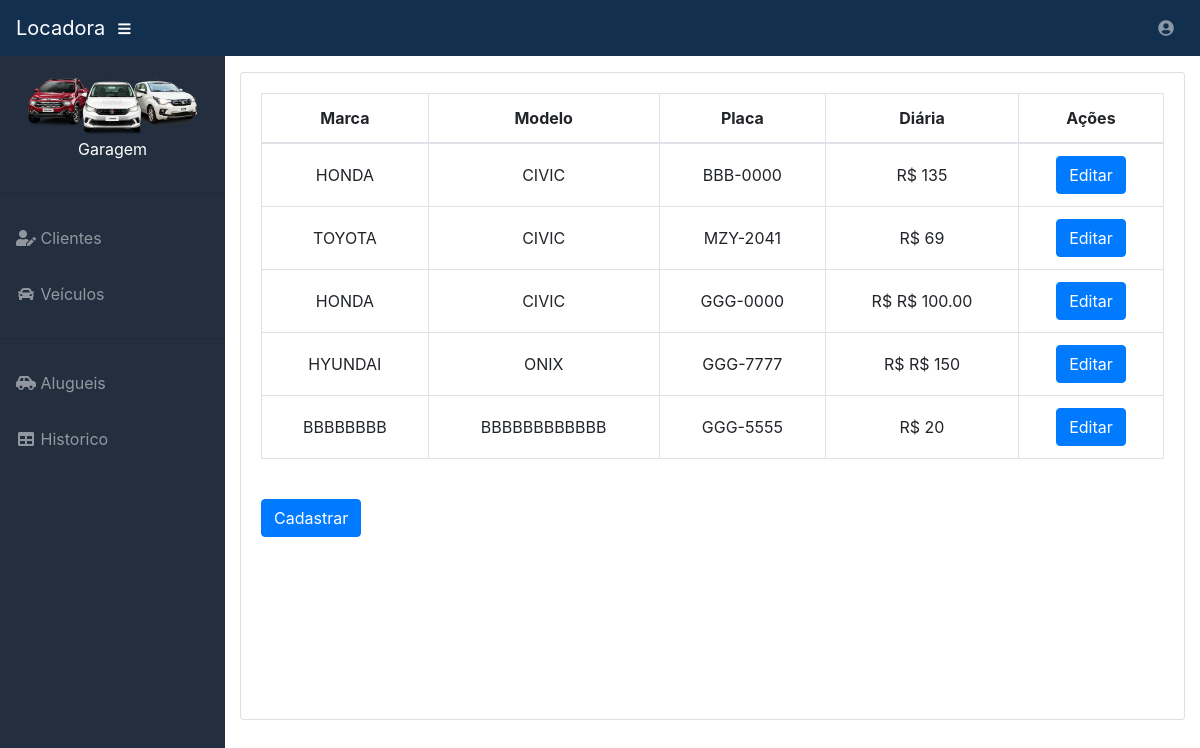
Page /editar_veiculos (signed in) on the earlier database version.
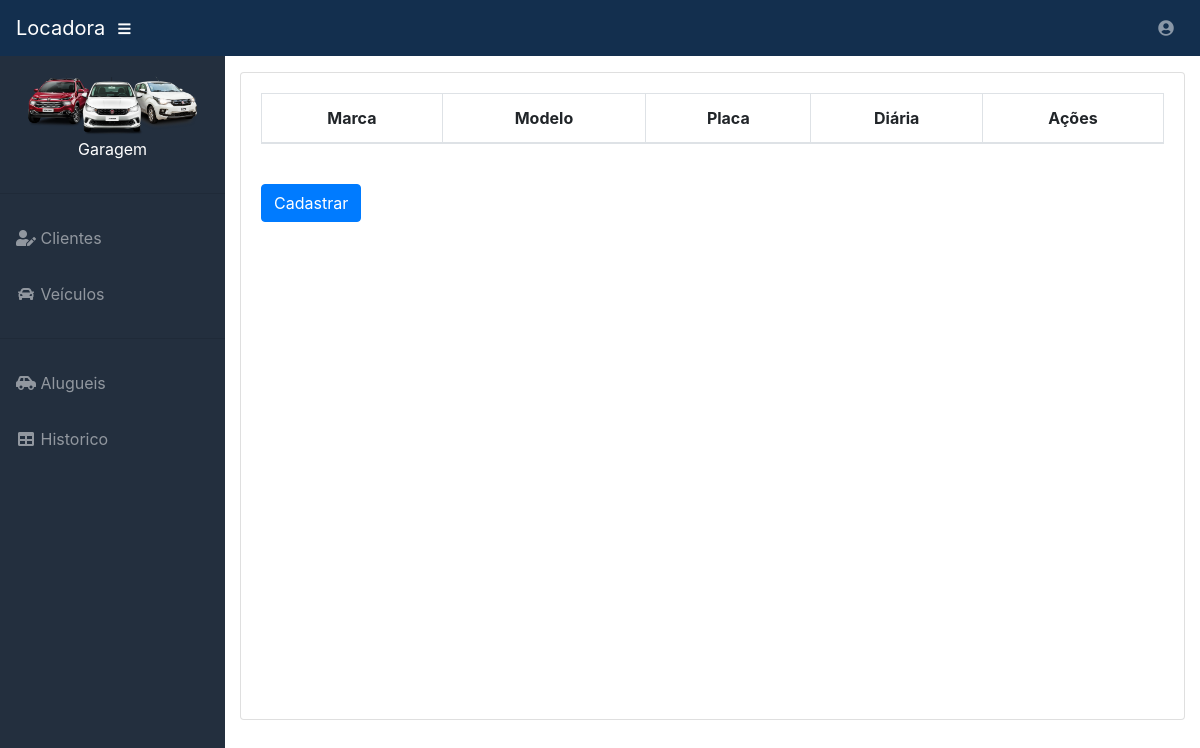
Same page on the later database version.
### Controles/models.py (models this page shows, shortened)
class Veiculo(models.Model):
    marca = models.CharField('Marca', max_length=100)
    modelo = models.CharField('Modelo', max_length=100)
    renavam = models.CharField('Renavam', max_length=20)
    placa = models.CharField('Placa', max_length=10)
    numero_chassis = models.CharField('Número do chassis', max_length=20)
    ano_fabricacao = models.IntegerField('Ano de fabricação')
    cor = models.CharField('Cor', max_length=50)
    cidade = models.CharField('Cidade', max_length=150)
    estado = models.CharField('Estado', max_length=2)
    valor_diaria = models.IntegerField('Valor da diária')
    status_aluguel = models.CharField('Status', max_length=10)

### Controles/views.py (the view)
# urls.py: path('editar_veiculos', editar_veiculos, name='editar_veiculos'),
@login_required(login_url='login')
def editar_veiculos(request):
    veiculos = Veiculo.objects.all()
    return render(request, 'editar_veiculo.html', locals())

### templates/editar_veiculo.html (shortened to what this page needs)
{% extends 'base.html' %}
{% load static %}
{% block conteudo %}
<div class="card mb-3" style="height: 100%;">
          <div class="card-body">
            <div class="table-responsive">
              <table class="table table-bordered" id="dataTable" width="100%" cellspacing="0">
                <thead>
                  <tr style="text-align: center">
                    <th>Marca</th>
                    <th>Modelo</th>
                    <th>Placa</th>
                    <th>Diária</th>
                    <th >Ações</th>
                  </tr>
                </thead>
                <tbody>
                {% for i in veiculos %}
                  <tr style="text-align: center">
                    <td>{{ i.marca }}</td>
                    <td>{{ i.modelo }}</td>
                    <td>{{ i.placa }}</td>
                    <td>R$ {{ i.valor_diaria }}</td>
                    <td><a href="{% url 'editando_veiculo' i.id %}" class="btn btn-primary" role="button" aria-pressed="true">Editar</a></td>
                  </tr>
                {% endfor %}
                </tbody>
              </table><br>
            <a href="{% url 'cadastrar_veiculo' %}" class="btn btn-primary" role="button" aria-pressed="true">Cadastrar</a>
            </div>
          </div>
</div>
{% endblock %}

Differences in the rows shown:
removed Veiculo: marca "HONDA", modelo "CIVIC", placa "BBB-0000", valor_diaria "135"
removed Veiculo: marca "TOYOTA", modelo "CIVIC", placa "MZY-2041", valor_diaria "69"
removed Veiculo: marca "HONDA", modelo "CIVIC", placa "GGG-0000", valor_diaria "R$ 100.00"
removed Veiculo: marca "HYUNDAI", modelo "ONIX", placa "GGG-7777", valor_diaria "R$ 150"
removed Veiculo: marca "BBBBBBBB", modelo "BBBBBBBBBBBB", placa "GGG-5555", valor_diaria "20"
